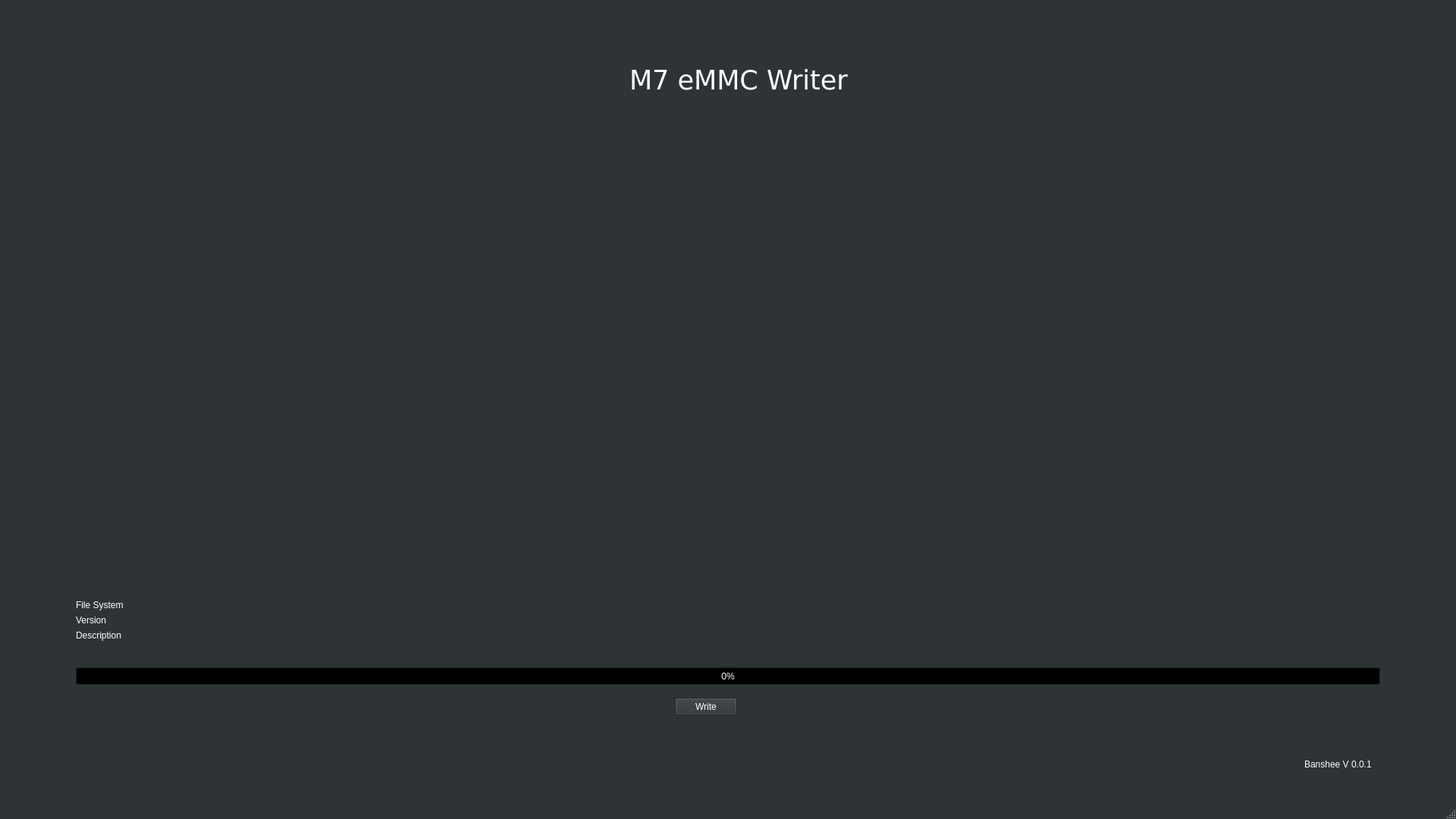
<?xml version="1.0" encoding="UTF-8"?>
<ui version="4.0">
 <class>banshee</class>
 <widget class="QMainWindow" name="banshee">
  <property name="geometry">
   <rect>
    <x>0</x>
    <y>0</y>
    <width>1920</width>
    <height>1080</height>
   </rect>
  </property>
  <property name="palette">
   <palette>
    <active>
     <colorrole role="WindowText">
      <brush brushstyle="SolidPattern">
       <color alpha="255">
        <red>255</red>
        <green>255</green>
        <blue>255</blue>
       </color>
      </brush>
     </colorrole>
     <colorrole role="Button">
      <brush brushstyle="SolidPattern">
       <color alpha="255">
        <red>46</red>
        <green>52</green>
        <blue>54</blue>
       </color>
      </brush>
     </colorrole>
     <colorrole role="Light">
      <brush brushstyle="SolidPattern">
       <color alpha="255">
        <red>69</red>
        <green>78</green>
        <blue>81</blue>
       </color>
      </brush>
     </colorrole>
     <colorrole role="Midlight">
      <brush brushstyle="SolidPattern">
       <color alpha="255">
        <red>57</red>
        <green>65</green>
        <blue>67</blue>
       </color>
      </brush>
     </colorrole>
     <colorrole role="Dark">
      <brush brushstyle="SolidPattern">
       <color alpha="255">
        <red>23</red>
        <green>26</green>
        <blue>27</blue>
       </color>
      </brush>
     </colorrole>
     <colorrole role="Mid">
      <brush brushstyle="SolidPattern">
       <color alpha="255">
        <red>30</red>
        <green>34</green>
        <blue>36</blue>
       </color>
      </brush>
     </colorrole>
     <colorrole role="Text">
      <brush brushstyle="SolidPattern">
       <color alpha="255">
        <red>255</red>
        <green>255</green>
        <blue>255</blue>
       </color>
      </brush>
     </colorrole>
     <colorrole role="BrightText">
      <brush brushstyle="SolidPattern">
       <color alpha="255">
        <red>255</red>
        <green>255</green>
        <blue>255</blue>
       </color>
      </brush>
     </colorrole>
     <colorrole role="ButtonText">
      <brush brushstyle="SolidPattern">
       <color alpha="255">
        <red>255</red>
        <green>255</green>
        <blue>255</blue>
       </color>
      </brush>
     </colorrole>
     <colorrole role="Base">
      <brush brushstyle="SolidPattern">
       <color alpha="255">
        <red>0</red>
        <green>0</green>
        <blue>0</blue>
       </color>
      </brush>
     </colorrole>
     <colorrole role="Window">
      <brush brushstyle="SolidPattern">
       <color alpha="255">
        <red>46</red>
        <green>52</green>
        <blue>54</blue>
       </color>
      </brush>
     </colorrole>
     <colorrole role="Shadow">
      <brush brushstyle="SolidPattern">
       <color alpha="255">
        <red>0</red>
        <green>0</green>
        <blue>0</blue>
       </color>
      </brush>
     </colorrole>
     <colorrole role="AlternateBase">
      <brush brushstyle="SolidPattern">
       <color alpha="255">
        <red>23</red>
        <green>26</green>
        <blue>27</blue>
       </color>
      </brush>
     </colorrole>
     <colorrole role="ToolTipBase">
      <brush brushstyle="SolidPattern">
       <color alpha="255">
        <red>255</red>
        <green>255</green>
        <blue>220</blue>
       </color>
      </brush>
     </colorrole>
     <colorrole role="ToolTipText">
      <brush brushstyle="SolidPattern">
       <color alpha="255">
        <red>0</red>
        <green>0</green>
        <blue>0</blue>
       </color>
      </brush>
     </colorrole>
    </active>
    <inactive>
     <colorrole role="WindowText">
      <brush brushstyle="SolidPattern">
       <color alpha="255">
        <red>255</red>
        <green>255</green>
        <blue>255</blue>
       </color>
      </brush>
     </colorrole>
     <colorrole role="Button">
      <brush brushstyle="SolidPattern">
       <color alpha="255">
        <red>46</red>
        <green>52</green>
        <blue>54</blue>
       </color>
      </brush>
     </colorrole>
     <colorrole role="Light">
      <brush brushstyle="SolidPattern">
       <color alpha="255">
        <red>69</red>
        <green>78</green>
        <blue>81</blue>
       </color>
      </brush>
     </colorrole>
     <colorrole role="Midlight">
      <brush brushstyle="SolidPattern">
       <color alpha="255">
        <red>57</red>
        <green>65</green>
        <blue>67</blue>
       </color>
      </brush>
     </colorrole>
     <colorrole role="Dark">
      <brush brushstyle="SolidPattern">
       <color alpha="255">
        <red>23</red>
        <green>26</green>
        <blue>27</blue>
       </color>
      </brush>
     </colorrole>
     <colorrole role="Mid">
      <brush brushstyle="SolidPattern">
       <color alpha="255">
        <red>30</red>
        <green>34</green>
        <blue>36</blue>
       </color>
      </brush>
     </colorrole>
     <colorrole role="Text">
      <brush brushstyle="SolidPattern">
       <color alpha="255">
        <red>255</red>
        <green>255</green>
        <blue>255</blue>
       </color>
      </brush>
     </colorrole>
     <colorrole role="BrightText">
      <brush brushstyle="SolidPattern">
       <color alpha="255">
        <red>255</red>
        <green>255</green>
        <blue>255</blue>
       </color>
      </brush>
     </colorrole>
     <colorrole role="ButtonText">
      <brush brushstyle="SolidPattern">
       <color alpha="255">
        <red>255</red>
        <green>255</green>
        <blue>255</blue>
       </color>
      </brush>
     </colorrole>
     <colorrole role="Base">
      <brush brushstyle="SolidPattern">
       <color alpha="255">
        <red>0</red>
        <green>0</green>
        <blue>0</blue>
       </color>
      </brush>
     </colorrole>
     <colorrole role="Window">
      <brush brushstyle="SolidPattern">
       <color alpha="255">
        <red>46</red>
        <green>52</green>
        <blue>54</blue>
       </color>
      </brush>
     </colorrole>
     <colorrole role="Shadow">
      <brush brushstyle="SolidPattern">
       <color alpha="255">
        <red>0</red>
        <green>0</green>
        <blue>0</blue>
       </color>
      </brush>
     </colorrole>
     <colorrole role="AlternateBase">
      <brush brushstyle="SolidPattern">
       <color alpha="255">
        <red>23</red>
        <green>26</green>
        <blue>27</blue>
       </color>
      </brush>
     </colorrole>
     <colorrole role="ToolTipBase">
      <brush brushstyle="SolidPattern">
       <color alpha="255">
        <red>255</red>
        <green>255</green>
        <blue>220</blue>
       </color>
      </brush>
     </colorrole>
     <colorrole role="ToolTipText">
      <brush brushstyle="SolidPattern">
       <color alpha="255">
        <red>0</red>
        <green>0</green>
        <blue>0</blue>
       </color>
      </brush>
     </colorrole>
    </inactive>
    <disabled>
     <colorrole role="WindowText">
      <brush brushstyle="SolidPattern">
       <color alpha="255">
        <red>23</red>
        <green>26</green>
        <blue>27</blue>
       </color>
      </brush>
     </colorrole>
     <colorrole role="Button">
      <brush brushstyle="SolidPattern">
       <color alpha="255">
        <red>46</red>
        <green>52</green>
        <blue>54</blue>
       </color>
      </brush>
     </colorrole>
     <colorrole role="Light">
      <brush brushstyle="SolidPattern">
       <color alpha="255">
        <red>69</red>
        <green>78</green>
        <blue>81</blue>
       </color>
      </brush>
     </colorrole>
     <colorrole role="Midlight">
      <brush brushstyle="SolidPattern">
       <color alpha="255">
        <red>57</red>
        <green>65</green>
        <blue>67</blue>
       </color>
      </brush>
     </colorrole>
     <colorrole role="Dark">
      <brush brushstyle="SolidPattern">
       <color alpha="255">
        <red>23</red>
        <green>26</green>
        <blue>27</blue>
       </color>
      </brush>
     </colorrole>
     <colorrole role="Mid">
      <brush brushstyle="SolidPattern">
       <color alpha="255">
        <red>30</red>
        <green>34</green>
        <blue>36</blue>
       </color>
      </brush>
     </colorrole>
     <colorrole role="Text">
      <brush brushstyle="SolidPattern">
       <color alpha="255">
        <red>23</red>
        <green>26</green>
        <blue>27</blue>
       </color>
      </brush>
     </colorrole>
     <colorrole role="BrightText">
      <brush brushstyle="SolidPattern">
       <color alpha="255">
        <red>255</red>
        <green>255</green>
        <blue>255</blue>
       </color>
      </brush>
     </colorrole>
     <colorrole role="ButtonText">
      <brush brushstyle="SolidPattern">
       <color alpha="255">
        <red>23</red>
        <green>26</green>
        <blue>27</blue>
       </color>
      </brush>
     </colorrole>
     <colorrole role="Base">
      <brush brushstyle="SolidPattern">
       <color alpha="255">
        <red>46</red>
        <green>52</green>
        <blue>54</blue>
       </color>
      </brush>
     </colorrole>
     <colorrole role="Window">
      <brush brushstyle="SolidPattern">
       <color alpha="255">
        <red>46</red>
        <green>52</green>
        <blue>54</blue>
       </color>
      </brush>
     </colorrole>
     <colorrole role="Shadow">
      <brush brushstyle="SolidPattern">
       <color alpha="255">
        <red>0</red>
        <green>0</green>
        <blue>0</blue>
       </color>
      </brush>
     </colorrole>
     <colorrole role="AlternateBase">
      <brush brushstyle="SolidPattern">
       <color alpha="255">
        <red>46</red>
        <green>52</green>
        <blue>54</blue>
       </color>
      </brush>
     </colorrole>
     <colorrole role="ToolTipBase">
      <brush brushstyle="SolidPattern">
       <color alpha="255">
        <red>255</red>
        <green>255</green>
        <blue>220</blue>
       </color>
      </brush>
     </colorrole>
     <colorrole role="ToolTipText">
      <brush brushstyle="SolidPattern">
       <color alpha="255">
        <red>0</red>
        <green>0</green>
        <blue>0</blue>
       </color>
      </brush>
     </colorrole>
    </disabled>
   </palette>
  </property>
  <property name="windowTitle">
   <string>banshee</string>
  </property>
  <widget class="QWidget" name="centralWidget">
   <widget class="QPushButton" name="write_pushButton">
    <property name="geometry">
     <rect>
      <x>890</x>
      <y>920</y>
      <width>82</width>
      <height>23</height>
     </rect>
    </property>
    <property name="text">
     <string>Write</string>
    </property>
   </widget>
   <widget class="QProgressBar" name="progressBar">
    <property name="geometry">
     <rect>
      <x>100</x>
      <y>880</y>
      <width>1720</width>
      <height>23</height>
     </rect>
    </property>
    <property name="value">
     <number>0</number>
    </property>
   </widget>
   <widget class="QLabel" name="writeop_label">
    <property name="geometry">
     <rect>
      <x>100</x>
      <y>845</y>
      <width>1001</width>
      <height>31</height>
     </rect>
    </property>
    <property name="text">
     <string/>
    </property>
   </widget>
   <widget class="QLabel" name="label_2">
    <property name="geometry">
     <rect>
      <x>1720</x>
      <y>900</y>
      <width>181</width>
      <height>111</height>
     </rect>
    </property>
    <property name="text">
     <string/>
    </property>
    <property name="pixmap">
     <pixmap resource="icons/icons.qrc">:/nindlogo.png</pixmap>
    </property>
   </widget>
   <widget class="QLabel" name="label">
    <property name="geometry">
     <rect>
      <x>830</x>
      <y>80</y>
      <width>301</width>
      <height>51</height>
     </rect>
    </property>
    <property name="font">
     <font>
      <family>DejaVu Sans</family>
      <pointsize>26</pointsize>
     </font>
    </property>
    <property name="text">
     <string>M7 eMMC Writer</string>
    </property>
   </widget>
   <widget class="QLabel" name="label_3">
    <property name="geometry">
     <rect>
      <x>100</x>
      <y>790</y>
      <width>91</width>
      <height>16</height>
     </rect>
    </property>
    <property name="text">
     <string>File System</string>
    </property>
   </widget>
   <widget class="QLabel" name="label_4">
    <property name="geometry">
     <rect>
      <x>100</x>
      <y>810</y>
      <width>91</width>
      <height>16</height>
     </rect>
    </property>
    <property name="text">
     <string>Version</string>
    </property>
   </widget>
   <widget class="QLabel" name="FileSystemNameLabel">
    <property name="geometry">
     <rect>
      <x>250</x>
      <y>790</y>
      <width>81</width>
      <height>16</height>
     </rect>
    </property>
    <property name="text">
     <string/>
    </property>
   </widget>
   <widget class="QLabel" name="FileSystemVersionLabel">
    <property name="geometry">
     <rect>
      <x>250</x>
      <y>810</y>
      <width>81</width>
      <height>16</height>
     </rect>
    </property>
    <property name="text">
     <string/>
    </property>
   </widget>
   <widget class="QLabel" name="label_5">
    <property name="geometry">
     <rect>
      <x>1720</x>
      <y>1000</y>
      <width>151</width>
      <height>16</height>
     </rect>
    </property>
    <property name="text">
     <string>Banshee V 0.0.1</string>
    </property>
   </widget>
   <widget class="QLabel" name="label_6">
    <property name="geometry">
     <rect>
      <x>100</x>
      <y>830</y>
      <width>91</width>
      <height>16</height>
     </rect>
    </property>
    <property name="text">
     <string>Description</string>
    </property>
   </widget>
   <widget class="QLabel" name="FileSystemDescriptionLabel">
    <property name="geometry">
     <rect>
      <x>250</x>
      <y>830</y>
      <width>611</width>
      <height>16</height>
     </rect>
    </property>
    <property name="text">
     <string/>
    </property>
   </widget>
  </widget>
  <widget class="QMenuBar" name="menuBar">
   <property name="geometry">
    <rect>
     <x>0</x>
     <y>0</y>
     <width>1920</width>
     <height>20</height>
    </rect>
   </property>
  </widget>
  <widget class="QStatusBar" name="statusBar"/>
 </widget>
 <layoutdefault spacing="6" margin="11"/>
 <resources>
  <include location="icons/icons.qrc"/>
 </resources>
 <connections/>
</ui>
